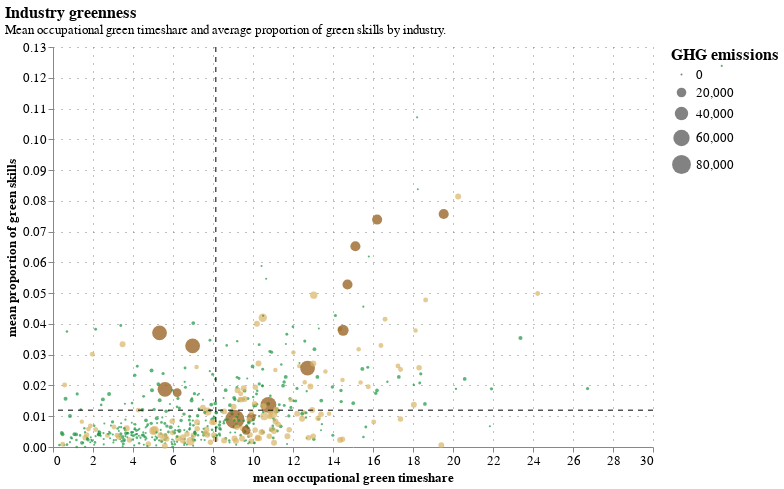

The notebook cell saved with this chart:
### Code cell
#create a scatter plot
custom_color_scheme = ['#1a9641', '#d8b365', '#8c510a']  # Example colors for brown, yellow, and green

measures_by_ind_df = measures_by_ind_df.dropna(subset=['INDUSTRY TOTAL GHG EMISSIONS'])

# Assuming measures_by_ind_df is your DataFrame
chart = alt.Chart(measures_by_ind_df).mark_circle(size=60).encode(
    x=alt.X('GREEN TIMESHARE', scale=alt.Scale(domain=[0, 30]), axis=alt.Axis(title='mean occupational green timeshare')),
    y=alt.Y('PROP_GREEN', axis=alt.Axis(title='mean proportion of green skills')),
    size=alt.Size('INDUSTRY TOTAL GHG EMISSIONS:Q', legend=alt.Legend(title='GHG emissions')),
    color=alt.Color('ghg_emissions_cat', scale=alt.Scale(range=custom_color_scheme), legend=None),
    tooltip=['SIC_name', 'number of job ads', 'PROP_GREEN', 'GREEN TIMESHARE', 'INDUSTRY TOTAL GHG EMISSIONS']
).properties(width=600, height=400)

mean_line = alt.Chart(pd.DataFrame({'mean_value': [measures_by_ind_df['GREEN TIMESHARE'].mean()]})).mark_rule(strokeDash=[5, 5], color='black').encode(
    x='mean_value:Q',
    size=alt.value(1)  # Adjust line thickness as needed
)

zero_line = alt.Chart(pd.DataFrame({'zero_line': [measures_by_ind_df['PROP_GREEN'].mean()]})).mark_rule(strokeDash=[5, 5], color='black').encode(
    y='zero_line:Q',
    size=alt.value(1)  # Adjust line thickness as needed
)

ind_chart = chart + mean_line + zero_line 

ind_graph = configure_plots(ind_chart, 
                chart_title='Industry greenness',
                chart_subtitle='Mean occupational green timeshare and average proportion of green skills by industry.')

ind_graph.save(f'{graph_dir}/2x2_ind_graph.html')
ind_graph

### Figure 1 — Vega-Lite specification as saved in the notebook (floating-point values rounded to 4 significant figures; data arrays with more than 128 entries replaced by an {"elided": "..."} marker saying what was removed)
{"config": {"title": {"font": "Century Gothic", "anchor": "start"}, "axis": {"labelFont": "Century Gothic", "titleFont": "Century Gothic", "gridColor": "grey", "gridDash": [1, 7], "labelFontSize": 13, "titleFontSize": 13}, "header": {"labelFont": "Century Gothic", "titleFont": "Century Gothic"}, "legend": {"labelFont": "Century Gothic", "titleFont": "Century Gothic", "labelFontSize": 13, "titleFontSize": 16}, "range": {"category": ["#FDB633", "#18A48C", "#9A1BBE", "#EB003B", "#FF6E47", "#646363", "#0F294A", "#97D9E3", "#A59BEE", "#F6A4B7", "#D2C9C0", "#000000"], "ordinal": {"scheme": ["#FDB633", "#18A48C", "#9A1BBE", "#EB003B", "#FF6E47", "#646363", "#0F294A", "#97D9E3", "#A59BEE", "#F6A4B7", "#D2C9C0", "#000000"]}}, "view": {"strokeWidth": 0}}, "layer": [{"data": {"name": "data-cce2b962826580e1e5613fc6cf1b0be7"}, "mark": {"type": "circle", "size": 60}, "encoding": {"color": {"field": "ghg_emissions_cat", "legend": null, "scale": {"range": ["#1a9641", "#d8b365", "#8c510a"]}, "sort": ["green", "neutral", "brown"], "type": "ordinal"}, "size": {"field": "INDUSTRY TOTAL GHG EMISSIONS", "legend": {"title": "GHG emissions"}, "type": "quantitative"}, "tooltip": [{"field": "SIC_name", "type": "nominal"}, {"field": "number of job ads", "type": "quantitative"}, {"field": "PROP_GREEN", "type": "quantitative"}, {"field": "GREEN TIMESHARE", "type": "quantitative"}, {"field": "INDUSTRY TOTAL GHG EMISSIONS", "type": "quantitative"}], "x": {"axis": {"title": "mean occupational green timeshare"}, "field": "GREEN TIMESHARE", "scale": {"domain": [0, 30]}, "type": "quantitative"}, "y": {"axis": {"title": "mean proportion of green skills"}, "field": "PROP_GREEN", "type": "quantitative"}}}, {"data": {"name": "data-431c50c03aab8b096581c36b9410c607"}, "mark": {"type": "rule", "color": "black", "strokeDash": [5, 5]}, "encoding": {"size": {"value": 1}, "x": {"field": "mean_value", "type": "quantitative"}}}, {"data": {"name": "data-182456fd1d6b821aadd4fe48538671e8"}, "mark": {"type": "rule", "color": "black", "strokeDash": [5, 5]}, "encoding": {"size": {"value": 1}, "y": {"field": "zero_line", "type": "quantitative"}}}], "height": 400, "title": {"anchor": "start", "text": "Industry greenness", "fontSize": 16, "subtitle": "Mean occupational green timeshare and average proportion of green skills by industry.", "subtitleFont": "Century Gothic", "subtitleFontSize": 13}, "width": 600, "$schema": "https://vega.github.io/schema/vega-lite/v5.15.1.json", "datasets": {"data-cce2b962826580e1e5613fc6cf1b0be7": {"elided": "545 records"}, "data-431c50c03aab8b096581c36b9410c607": [{"mean_value": 8.142}], "data-182456fd1d6b821aadd4fe48538671e8": [{"zero_line": 0.01197}]}}
